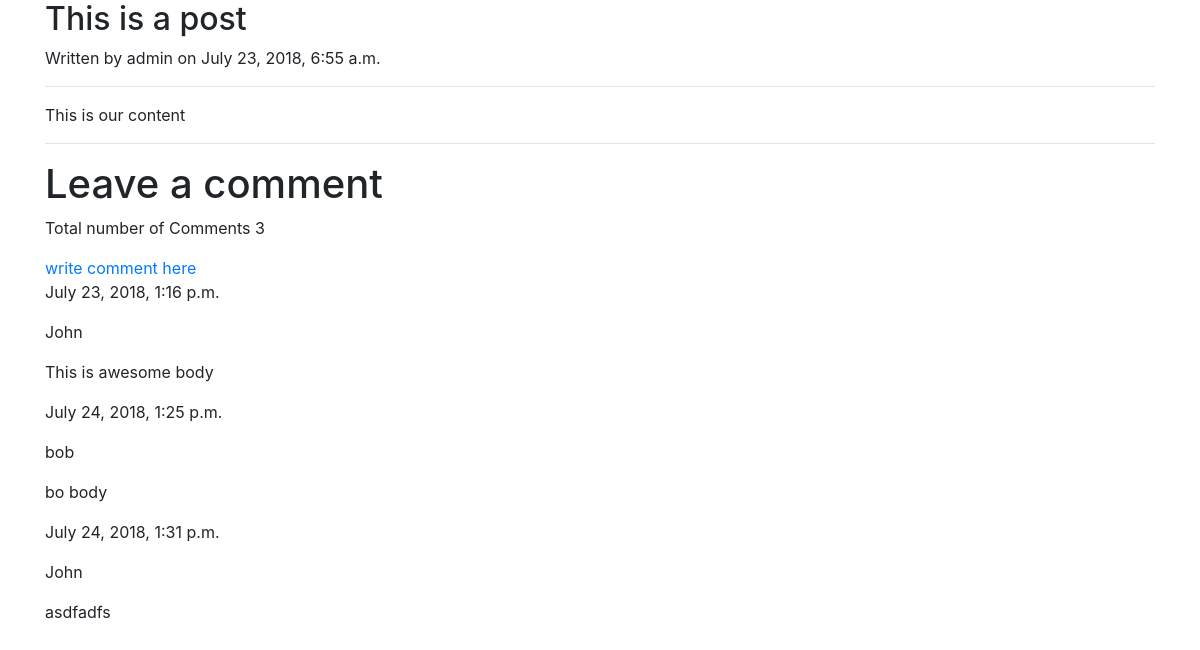
Screenshot of /blog/post/ with the database file from the repository.
### blog/models.py (models this page shows, shortened)
class Post(models.Model):
    STATUS_CHOICES = (
        ('draft', 'Draft'),
        ('published', 'Published'),
    )
    category = models.ForeignKey(Category)
    title = models.CharField(max_length=250)
    slug = models.SlugField(max_length=250, unique=True)
    content = models.TextField()
    seo_title = models.CharField(max_length=160)
    seo_description = models.CharField(max_length=160)
    author = models.ForeignKey(User, related_name='blog_posts')
    published = models.DateTimeField(default=timezone.now)
    created = models.DateTimeField(auto_now_add=True)
    updated = models.DateTimeField(auto_now=True)
    status = models.CharField(max_length=9, choices=STATUS_CHOICES, default='draft')

class Comment(models.Model):
    post = models.ForeignKey(Post , related_name='all_comments')
    user = models.CharField(max_length=255)
    email = models.EmailField()
    body = models.TextField()
    created = models.DateTimeField(auto_now=True)
    approved = models.BooleanField(default=False)
    def approved(self):
        self.approved = True
        self.save()

### blog/views.py (the view)
# urls.py: url(r'^(?P<slug>[-\w]+)/$', views.post_detail, name = 'post_detail'),
def post_detail(request, slug):
    post = get_object_or_404(Post, slug=slug)
    template = 'blog/post/post_detail.html'
    context = {'post':post}
    return render(request, template, context)

### blog/templates/blog/post/post_detail.html (shortened to what this page needs)
{% extends 'blog/base.html' %}
{% block content %}
        <h2>{{ post.title }}</h2>
        <p> Written by {{ post.author }} on {{post.published}}</p>
        <hr>
        {{post.content|linebreaks}}
        <hr>
        <h1>Leave a comment</h1>
        <p> Total number of Comments {{ post.all_comments.count }} </p>
        <a href="{% url 'blog:add_comment' slug=post.slug%}"/> write comment here </a>
        {% for comment in post.all_comments.all %}
            <p>{{ comment.created }}</p>
            <p>{{ comment.user}}</p>
            <p>{{ comment.body}}</p>
        {% empty %}
            <p>There is no comments</p>
        {% endfor %}
{% endblock %}

### blog/templates/blog/base.html (shortened to what this page needs)
{% load static %}
<!DOCTYPE html>
<html lang="en">
<head>
    <link rel="stylesheet" type="text/css" href="{% static 'css/bootstrap.min.css'%}">
    <link rel="stylesheet" type="text/css" href="{% static 'css/ie10-viewport-bug-workaround.css'%}">
</head>
<body>
    <div class="container">
        {% block content %}
        {% endblock %}
    </div>
</body>
</html>

### rows the page displays
Post: title "This is a post", author "admin", published "July 23, 2018, 6:55 a.m.", content "This is our content", all_comments.count "3"
Comment: created "July 23, 2018, 1:16 p.m.", user "John", body "This is awesome body"
Comment: created "July 24, 2018, 1:25 p.m.", user "bob", body "bo body"
Comment: created "July 24, 2018, 1:31 p.m.", user "John", body "asdfadfs"
